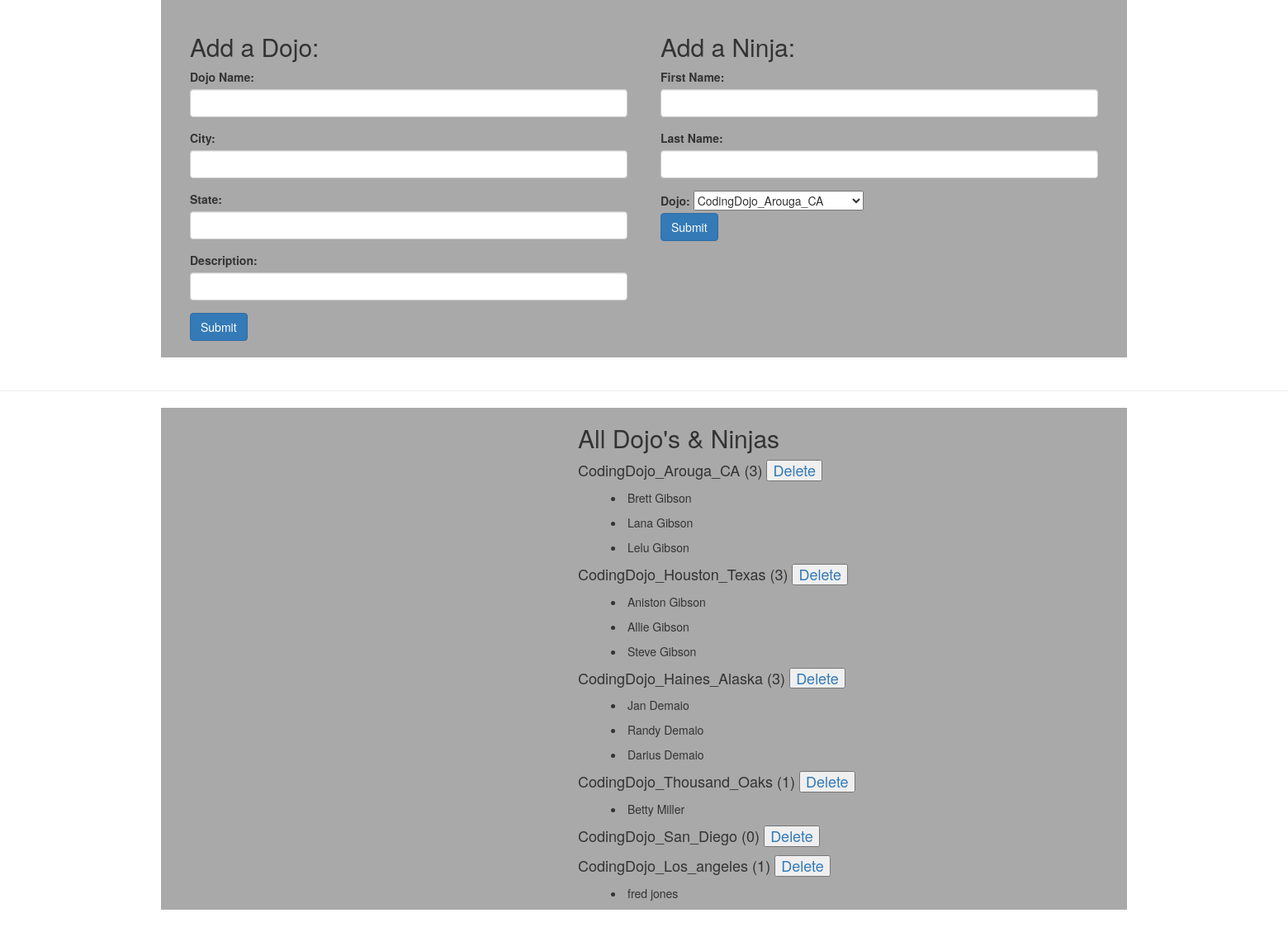
Before: / with the older database file.
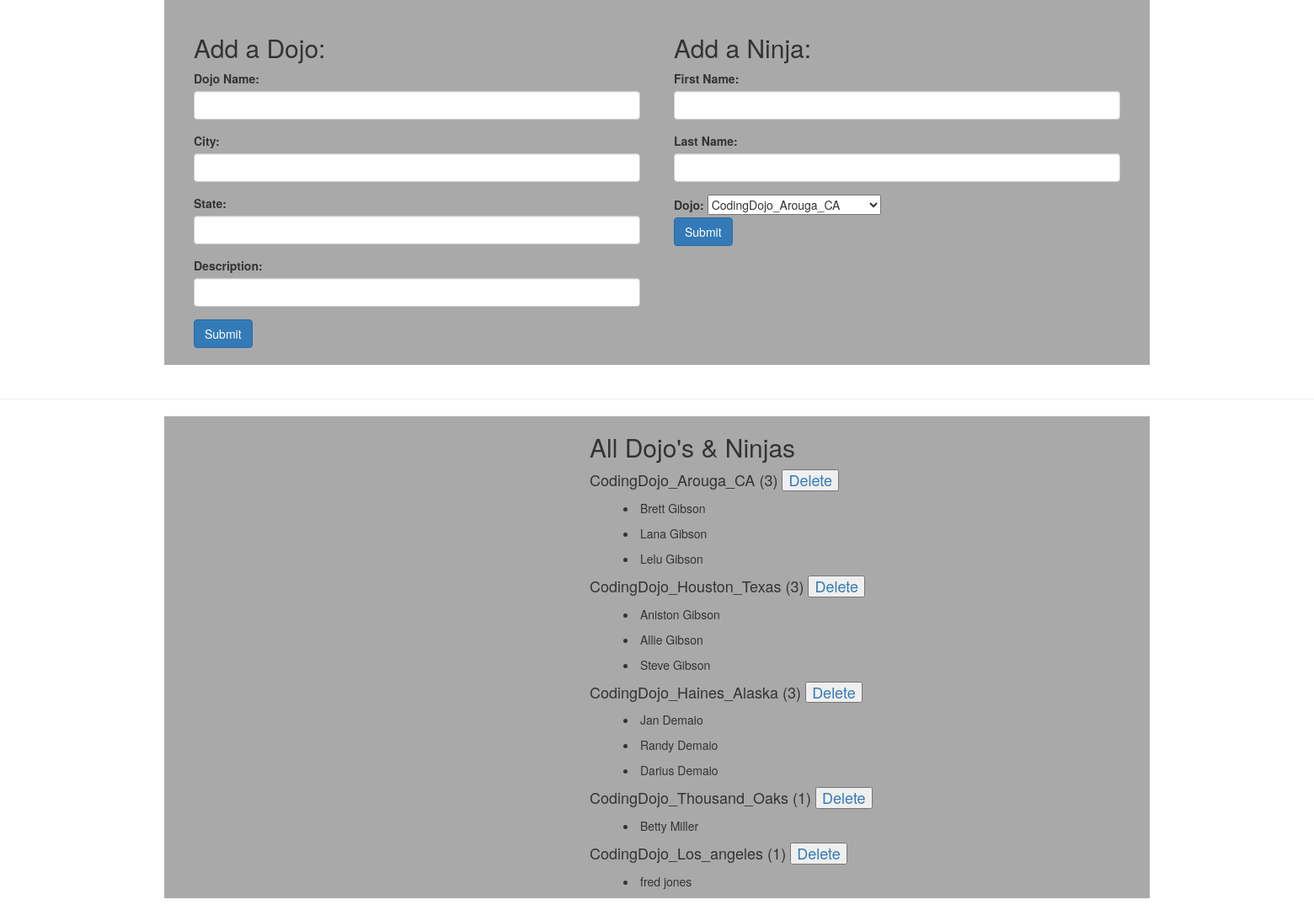
After: the same page with the newer database file.
### dojo_ninjas_app/models.py (models this page shows, shortened)
class Dojo(models.Model):
    name = models.CharField(max_length=255)
    city = models.CharField(max_length=255)
    state = models.CharField(max_length=2)
    desc = models.TextField(null=True)
    created_at = models.DateTimeField(auto_now=True)
    updated_at = models.DateTimeField(auto_now=True)

class Ninja(models.Model):
    first_name = models.CharField(max_length=255)
    last_name = models.CharField(max_length=255)
    dojo = models.ForeignKey(Dojo, related_name='ninjas', on_delete=models.CASCADE, null=True)
    created_at = models.DateTimeField(auto_now=True)
    updated_at = models.DateTimeField(auto_now=True)

### dojo_ninjas_app/views.py (the view)
# urls.py: path('', views.index),
def index(request):
    context = {
        'dojos': Dojo.objects.all()
    }
    return render(request, 'index.html', context)

### dojo_ninjas_app/templates/index.html (shortened to what this page needs)
<!DOCTYPE html>
<html lang="en">
<head>
    <link href="https://maxcdn.bootstrapcdn.com/bootstrap/3.3.7/css/bootstrap.min.css" rel="stylesheet">
    {% load static %}
    <link rel="stylesheet" href="{% static 'css/style.css' %}">
</head>
<body>
    <div class="container">
        <div class="col-md-6">
            <h2>Add a Dojo:</h2>
            <form action="/add_dojo" method="POST">
                <div class="form-group">
                    <label for="name">Dojo Name:</label>
                    <input type="text" name="name" id="name" class="form-control">
                </div>
                <div class="form-group">
                    <label for="city">City:</label>
                    <input type="text" name="city" id="city" class="form-control">
                </div>
                <div class="form-group">
                    <label for="state">State:</label>
                    <input type="text" name="state" id="state" class="form-control">
                </div>
                <div class="form-group">
                    <label for="desc">Description:</label>
                    <input type="text" name="desc" id="desc" class="form-control">
                </div>
                <button class="btn btn-primary">Submit</button>
            </form>
        </div>
        <div class="col-md-6">
            <h2>Add a Ninja:</h2>
            <form action="/add_ninja" method="POST">
                <div class="form-group">
                    <label for="first_name">First Name:</label>
                    <input type="text" name="first_name" id="first_name" class="form-control">
                </div>
                <div class="form-group">
                    <label for="last_name">Last Name:</label>
                    <input type="text" name="last_name" id="last_name" class="form-control">
                </div>
                <div>
                    <label for="dojo">Dojo:</label>
                    <select name="dojo" id="dojo">
                        {% for dojo in dojos %}
                        <option value="{{dojo.id}}">{{dojo.name}}</option>
                        {% endfor %}
                    </select>
                </div>
                <button class="btn btn-primary">Submit</button>
            </form>
        </div>
    </div>
    <br>
    <hr>
    <div class="container">
        <div class="col-md-12 col-md-offset-5">
            <h2>All Dojo's & Ninjas</h2>
            {% for dojo in dojos %}
                <h4>{{ dojo.name }} ({{dojo.ninjas.all|length}})<a href="/delete_dojo/{{ dojo.id }}"> <button>Delete</button></a></h4>
                {% for ninja in dojo.ninjas.all %}
                <ul style="list-style-position: inside; vertical-align: middle;">
                    <li>{{ ninja.first_name }} {{ninja.last_name}} </li>
                </ul>
                {% endfor %}
            {% endfor %}
        </div>
    </div>
    <div style="height: 400px;"></div>
</body>
</html>

### dojo_ninjas_app/static/css/style.css (style rules this page uses)
.container { background-color: darkgray; }
.col-md-6 { padding: 20px; }

Changed rows visible on the page:
removed Dojo: name "CodingDojo_San_Diego", ninjas.all|length "0"
